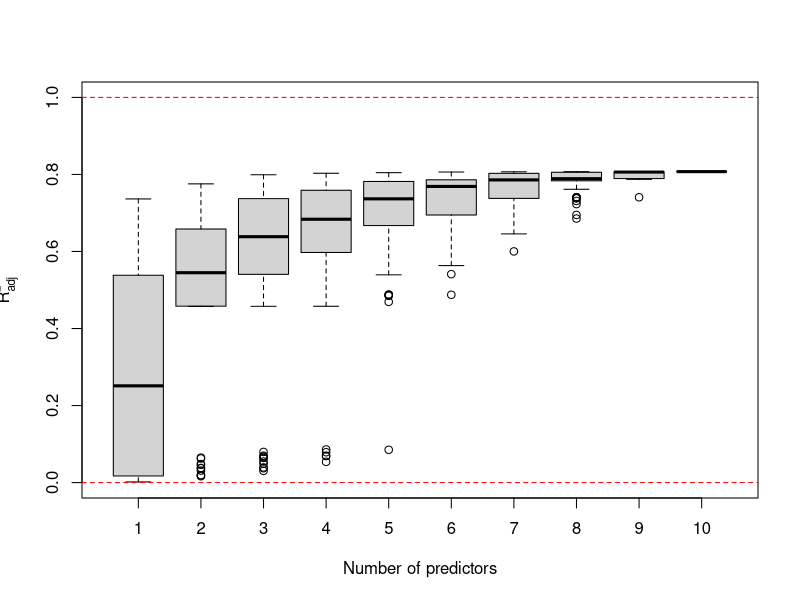
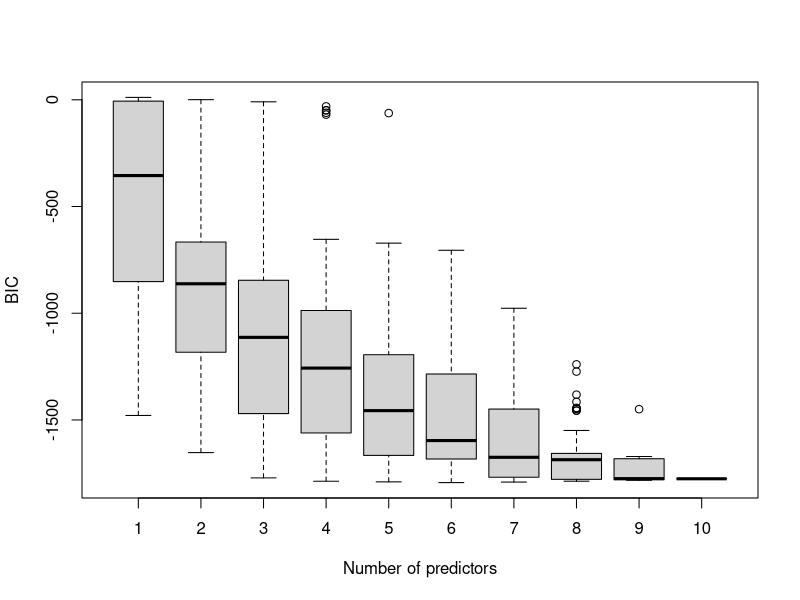

Recreate these plots in R, in order.
## Coffee example  (Coffee Quality Institute, 2018) continued
coffee <- read.csv("coffee_arabica.csv")

mfull <- lm(Flavor~ factor(Processing.Method) + Aroma + Aftertaste + 
    Body + Acidity + Balance + Sweetness + Uniformity + Moisture, dat=coffee)
summary(mfull)$adj.r.squared
AIC(mfull)
BIC(mfull)

library(leaps)
all_regs <- regsubsets(Flavor ~ ., data = coffee, nvmax = 10, nbest = 2^10, really.big = TRUE)
all_regs_summ <- summary(all_regs)
all_regs_summ$which
all_regs_summ$adjr2
all_regs_summ$bic

# Organize results according to number of variables in model
p <- 10
k <- c(rep(1, choose(p,1)),
           rep(2, choose(p,2)),
           rep(3, choose(p,3)),
           rep(4, choose(p,4)),
           rep(5, choose(p,5)),
           rep(6, choose(p,6)),
           rep(7, choose(p,7)),
           rep(8, choose(p,8)),
           rep(9, choose(p,9)),
           rep(10, choose(p,10)))
boxplot(all_regs_summ$adjr2 ~ k, xlab = "Number of predictors", ylab = expression(R[adj]^2), ylim = c(0,1))
abline(h = c(0,1), lty = 2, col = "red")

boxplot(all_regs_summ$bic ~ k, xlab = "Number of predictors", ylab = "BIC")

max(all_regs_summ$adjr2)
bestR2adj <- which.max(all_regs_summ$adjr2)
min(all_regs_summ$bic)
bestBIC <- which.min(all_regs_summ$bic)

# Find out which predictors in those models
all_regs_summ$which[bestR2adj,]
all_regs_summ$which[bestBIC,]


coffee$wet <- ifelse(coffee$Processing.Method == 'Washed / Wet', 1, 0) # 1 = wet, 0 otherwise
coffee$semi <- ifelse(coffee$Processing.Method == 'Semi-washed / Semi-pulped', 1, 0) # 1 = semi/dry, 0 otherwise
coffee$Processing.Method <- NULL

m_bestr2adj <- lm(Flavor~ wet + Aroma + Aftertaste + 
            Body + Acidity + Balance + Sweetness + Uniformity + Moisture, dat=coffee)
summary(m_bestr2adj)
AIC(m_bestr2adj)
BIC(m_bestr2adj)

m_bestBIC <- lm(Flavor~ wet + Aroma + Aftertaste + 
                  Body + Acidity + Sweetness , dat=coffee)
summary(m_bestBIC)
AIC(m_bestBIC)
BIC(m_bestBIC)

# Let's also try stepwise methods
library(MASS)

# Full model and empty model with just intercept
full <- lm(Flavor ~ ., data = coffee)
empty <- lm(Flavor ~ 1, data = coffee)

# default stepAIC uses AIC criterion
stepAIC(object = empty, scope = list(upper = full, lower = empty), direction = "forward")

# Let's get stepAIC to use BIC by specifying the penalty k = log(n)
# Forward
stepAIC(object = empty, scope = list(upper = full, lower = empty), direction = "forward", k = log(nrow(coffee)))
m_f <- stepAIC(object = empty, scope = list(upper = full, lower = empty), direction = "forward", trace = 0, k = log(nrow(coffee)))
summary(m_f)

# Backward
stepAIC(object = full, scope = list(upper = full, lower = empty), direction = "backward", k = log(nrow(coffee)))
m_b <- stepAIC(object = full, scope = list(upper = full, lower = empty), direction = "backward", trace = 0, k = log(nrow(coffee)))
summary(m_b)

# Forward-backward
stepAIC(object = empty, scope = list(upper = full, lower = empty), direction = "both", k = log(nrow(coffee)))
m_h <- stepAIC(object = empty, scope = list(upper = full, lower = empty), direction = "both", trace = 0, k = log(nrow(coffee)))
summary(m_h)

# 10 variables is still a fairly small problem:  in this example 
# all 3 approaches identify the same BIC-based model as the exhaustive search.
